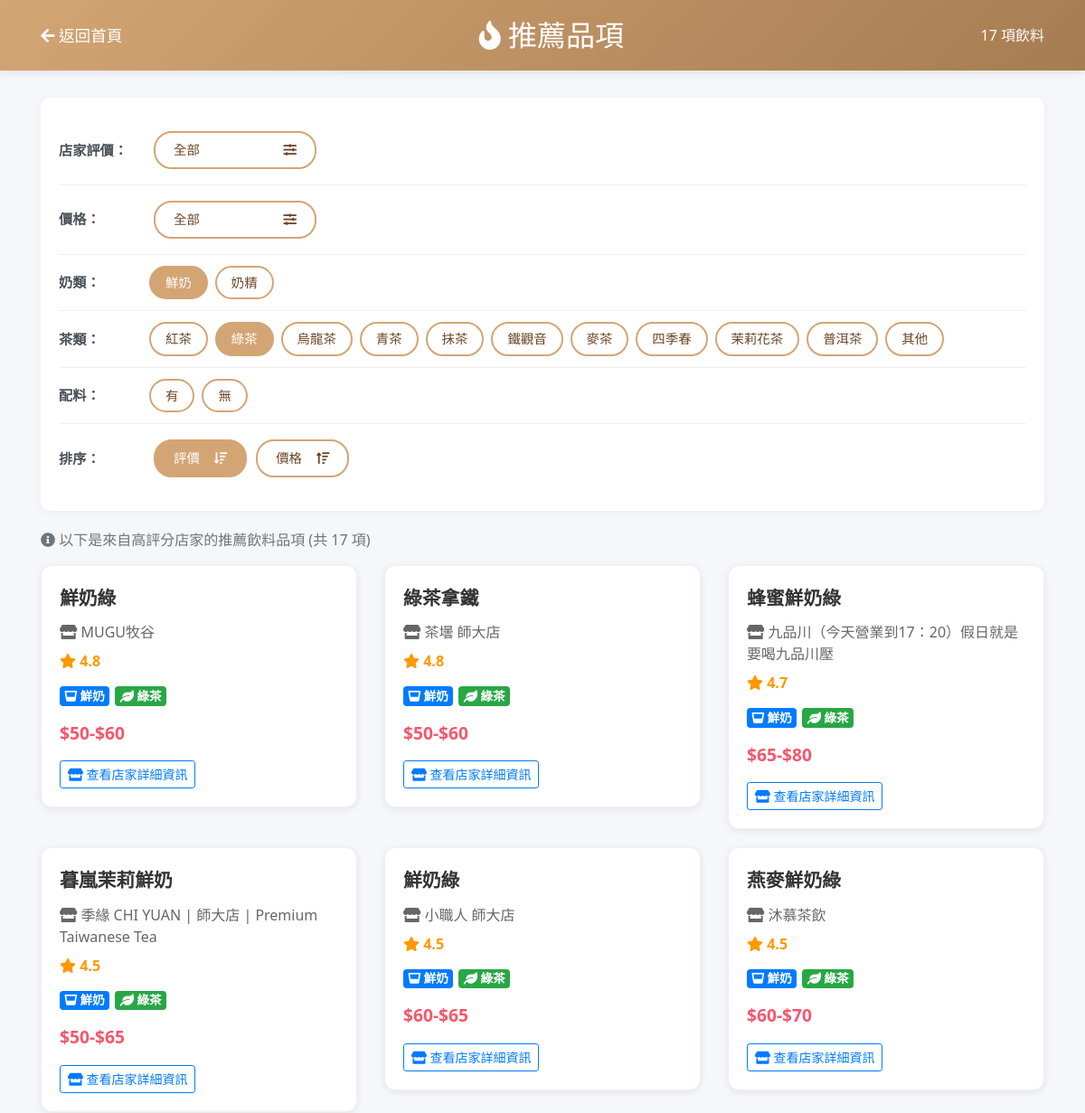
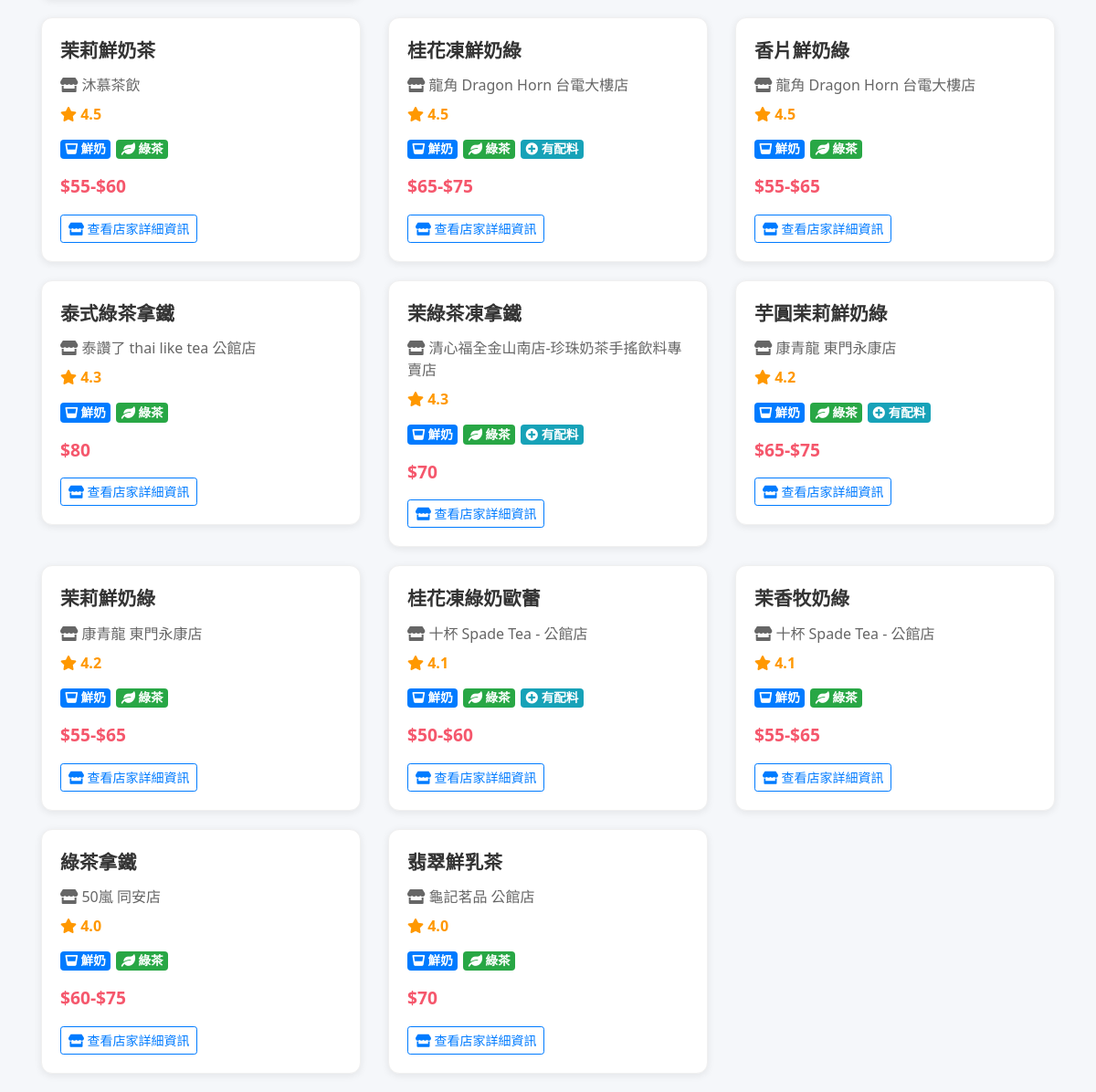
The app's page /drinks/?rating=&milk_type=fresh_milk&price=&tea_type=green_tea&topping=&sort=rating_desc, older data (2 pictures, top to bottom).
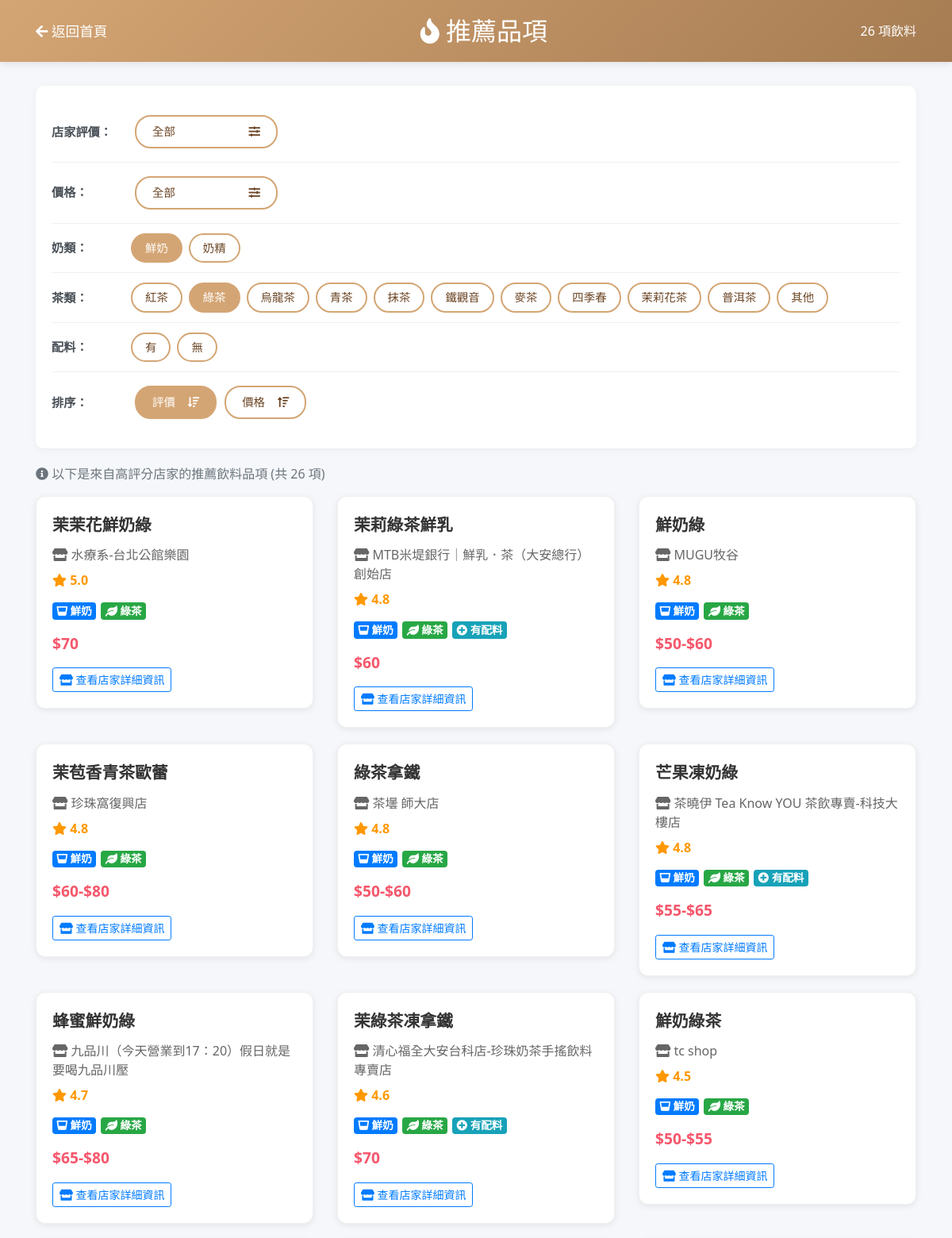
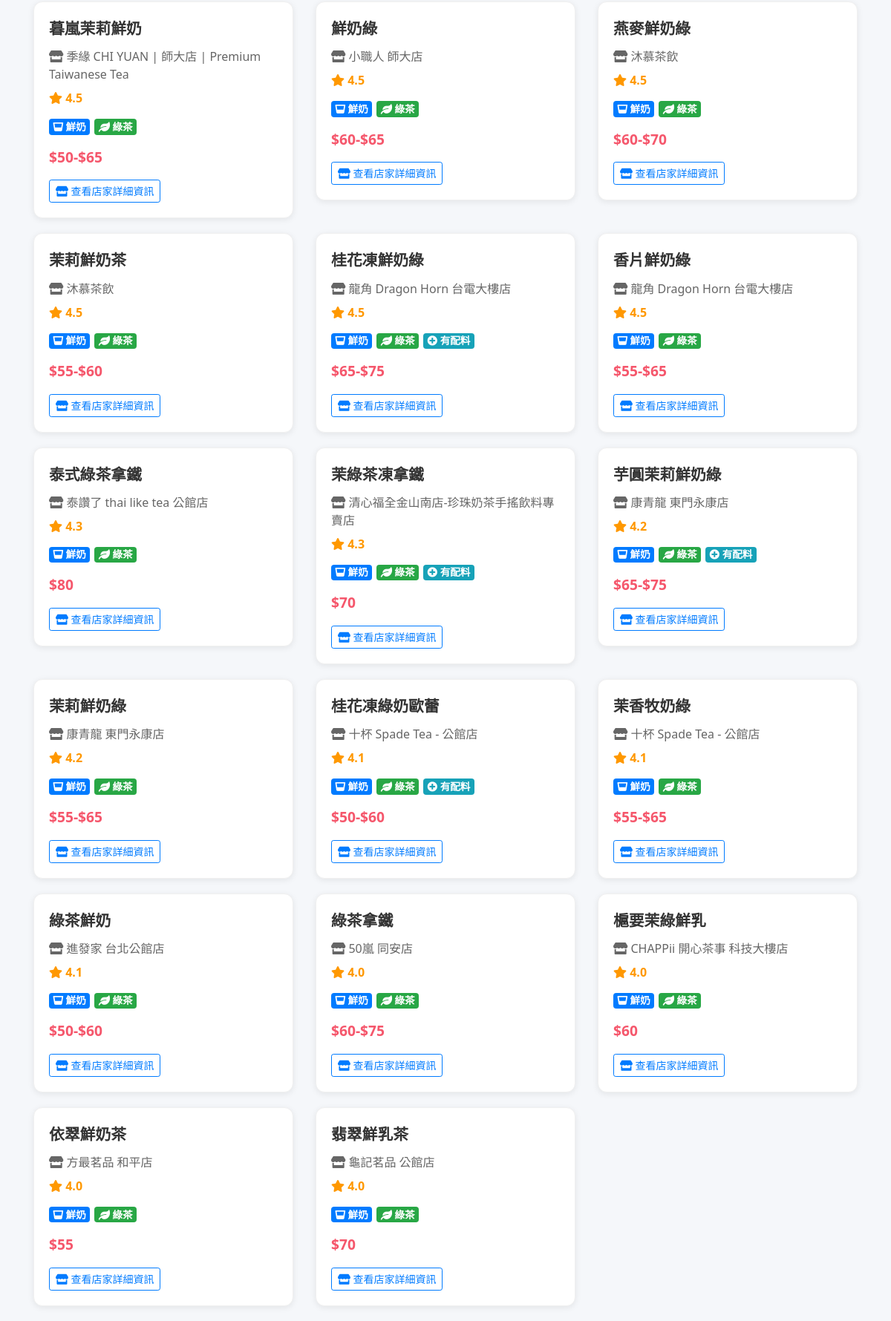
The same page, newer data (2 pictures, top to bottom).
### polls/models.py (models this page shows, shortened)
class Drink(models.Model):
    MILK_TYPE_CHOICES = [
        ('creamer', '奶精'),
        ('fresh_milk', '鮮奶'),
    ]
    TEA_TYPE_CHOICES = [
        ('black_tea', '紅茶'),
        ('green_tea', '綠茶'),
        ('oolong_tea', '烏龍茶'),
        ('blue_tea', '青茶'),
        ('matcha', '抹茶'),
        ('tieguanyin', '鐵觀音'),
        ('barley_tea', '麥茶'),
        ('season', '四季春'),
        ('jasmine', '茉莉花茶'),
        ('pu_erh', '普洱茶'),
        ('other', '其他')
    ]
    tea_shop = models.ForeignKey(TeaShop, on_delete=models.CASCADE, related_name='drinks', verbose_name='所屬店家')
    name = models.CharField(max_length=100, verbose_name='飲料名稱')
    description = models.TextField(blank=True, null=True, verbose_name='描述')
    milk_type = models.CharField(max_length=20, choices=MILK_TYPE_CHOICES, blank=True, null=True, verbose_name='使用奶類')
    tea_type = models.CharField(max_length=20, choices=TEA_TYPE_CHOICES, blank=True, null=True, verbose_name='茶類')
    topping = models.CharField(max_length=10, choices=[('yes', '有'), ('no', '無')], blank=True, null=True, verbose_name='配料')
    has_medium = models.BooleanField(default=False, verbose_name='有中杯')
    price_medium = models.DecimalField(max_digits=5, decimal_places=0, blank=True, null=True, verbose_name='中杯價格')
    has_large = models.BooleanField(default=False, verbose_name='有大杯')
    price_large = models.DecimalField(max_digits=5, decimal_places=0, blank=True, null=True, verbose_name='大杯價格')
    created_at = models.DateTimeField(auto_now_add=True, verbose_name='建立時間')
    class Meta:
        verbose_name = '飲料品項'
        verbose_name_plural = '飲料品項列表'
        ordering = ['tea_shop', 'name']
    def get_price_range(self):
        prices = []
        if self.has_medium and self.price_medium:
            prices.append(int(self.price_medium))
        if self.has_large and self.price_large:
            prices.append(int(self.price_large))
        if not prices:
            return "價格未定"
        min_price = min(prices)
        max_price = max(prices)
        if min_price == max_price:
            return f"${min_price}"
        return f"${min_price}-${max_price}"

class TeaShop(models.Model):
    place_id = models.CharField(max_length=200, unique=True, verbose_name='Google Place ID')
    name = models.CharField(max_length=200, verbose_name='店名')
    address = models.CharField(max_length=300, verbose_name='地址')
    phone = models.CharField(max_length=50, blank=True, null=True, verbose_name='電話')
    latitude = models.DecimalField(max_digits=10, decimal_places=7, verbose_name='緯度')
    longitude = models.DecimalField(max_digits=10, decimal_places=7, verbose_name='經度')
    rating = models.DecimalField(max_digits=2, decimal_places=1, verbose_name='評分')
    opening_hours = models.TextField(verbose_name='營業時間')
    created_at = models.DateTimeField(auto_now_add=True, verbose_name='建立時間')
    class Meta:
        verbose_name = '奶茶店'
        verbose_name_plural = '奶茶店列表'
        ordering = ['-rating', 'name']  # 按評分降冪、店名排序

### polls/views.py (the view)
# urls.py: path('drinks/', polls_views.recommended_drinks, name='recommended_drinks'),
def recommended_drinks(request):
    rating_filter = request.GET.get('rating', '')
    milk_filter = request.GET.get('milk_type', '')
    price_filter = request.GET.get('price', '')
    tea_filter = request.GET.get('tea_type', '')
    topping_filter = request.GET.get('topping', '')
    sort_by = request.GET.get('sort', 'rating_desc')  # 預設評價由高到低
    drinks = Drink.objects.select_related('tea_shop')
    if rating_filter:
        try:
            min_rating = float(rating_filter)
            drinks = drinks.filter(tea_shop__rating__gte=min_rating)
        except ValueError:
            pass
    else:
        drinks = drinks.filter(tea_shop__rating__gte=4.0)
    if milk_filter:
        drinks = drinks.filter(milk_type=milk_filter)
    if tea_filter:
        drinks = drinks.filter(tea_type=tea_filter)
    if topping_filter:
        drinks = drinks.filter(topping=topping_filter)
    drinks = list(drinks)
    if price_filter == 'under_50':
        drinks = [d for d in drinks if has_price_in_range(d, 0, 50)]
    elif price_filter == '50_80':
        drinks = [d for d in drinks if has_price_in_range(d, 50, 80)]
    elif price_filter == 'over_80':
        drinks = [d for d in drinks if has_price_in_range(d, 80, float('inf'))]
    if sort_by == 'rating_desc' or sort_by == 'rating':
        drinks = sorted(drinks, key=lambda x: x.tea_shop.rating, reverse=True)
    elif sort_by == 'rating_asc':
        drinks = sorted(drinks, key=lambda x: x.tea_shop.rating)
    elif sort_by == 'price_asc':
        drinks = sorted(drinks, key=lambda x: get_min_price(x))
    elif sort_by == 'price_desc':
        drinks = sorted(drinks, key=lambda x: get_max_price(x), reverse=True)
    context = {
        'drinks': drinks[:50],  # 限制顯示數量
        'total_count': len(drinks),
        'rating_filter': rating_filter,
        'milk_filter': milk_filter,
        'price_filter': price_filter,
        'tea_filter': tea_filter,
        'topping_filter': topping_filter,
        'sort_by': sort_by,
    }
    return render(request, 'polls/recommended_drinks.html', context)

### templates/polls/recommended_drinks.html (shortened to what this page needs)
<!DOCTYPE html>
<html lang="zh-TW">
<head>
    <link rel="stylesheet" href="https://cdn.jsdelivr.net/npm/bootstrap@4.6.2/dist/css/bootstrap.min.css">
    <link rel="stylesheet" href="https://cdnjs.cloudflare.com/ajax/libs/font-awesome/5.15.4/css/all.min.css">
</head>
<body>
    <div class="header">
        <div class="container">
            <div class="d-flex justify-content-between align-items-center">
                <a href="{% url 'home' %}" class="back-btn">
                    <i class="fas fa-arrow-left"></i> 返回首頁
                </a>
                <h1><i class="fas fa-fire"></i> 推薦品項</h1>
                <div class="text-white">
                    {{ total_count }} 項飲料
                </div>
            </div>
        </div>
    </div>
    <div class="container">
        <div class="filter-section">
            <div class="filter-row">
                <span class="filter-label">店家評價：</span>
                <button class="btn filter-btn slider-trigger" data-toggle="modal" data-target="#ratingModal">
                    <span class="current-value">
                        {% if rating_filter %}{{ rating_filter }}★以上{% else %}全部{% endif %}
                    </span>
                    <i class="fas fa-sliders-h ml-2"></i>
                </button>
            </div>
            <div class="filter-row">
                <span class="filter-label">價格：</span>
                <button class="btn filter-btn slider-trigger" data-toggle="modal" data-target="#priceModal">
                    <span class="current-value">
                        {% if price_filter == 'under_50' %}&lt;50元
                        {% elif price_filter == '50_80' %}50-80元
                        {% elif price_filter == 'over_80' %}≥80元
                        {% else %}全部{% endif %}
                    </span>
                    <i class="fas fa-sliders-h ml-2"></i>
                </button>
            </div>
            <div class="filter-row">
                <span class="filter-label">奶類：</span>
                <div class="filter-buttons-group">
                    <a href="?rating={{ rating_filter }}{% if milk_filter != 'fresh_milk' %}&milk_type=fresh_milk{% endif %}&price={{ price_filter }}&tea_type={{ tea_filter }}&topping={{ topping_filter }}&sort={{ sort_by }}#filters"
                       class="btn filter-btn {% if milk_filter == 'fresh_milk' %}active{% endif %}">
                        鮮奶
                    </a>
                    <a href="?rating={{ rating_filter }}{% if milk_filter != 'creamer' %}&milk_type=creamer{% endif %}&price={{ price_filter }}&tea_type={{ tea_filter }}&topping={{ topping_filter }}&sort={{ sort_by }}#filters"
                       class="btn filter-btn {% if milk_filter == 'creamer' %}active{% endif %}">
                        奶精
                    </a>
                </div>
            </div>
            <div class="filter-row">
                <span class="filter-label">茶類：</span>
                <div class="filter-buttons-group">
                    <a href="?rating={{ rating_filter }}&milk_type={{ milk_filter }}&price={{ price_filter }}{% if tea_filter != 'black_tea' %}&tea_type=black_tea{% endif %}&topping={{ topping_filter }}&sort={{ sort_by }}#filters"
                       class="btn filter-btn {% if tea_filter == 'black_tea' %}active{% endif %}">紅茶</a>
                    <a href="?rating={{ rating_filter }}&milk_type={{ milk_filter }}&price={{ price_filter }}{% if tea_filter != 'green_tea' %}&tea_type=green_tea{% endif %}&topping={{ topping_filter }}&sort={{ sort_by }}#filters"
                       class="btn filter-btn {% if tea_filter == 'green_tea' %}active{% endif %}">綠茶</a>
                    <a href="?rating={{ rating_filter }}&milk_type={{ milk_filter }}&price={{ price_filter }}{% if tea_filter != 'oolong_tea' %}&tea_type=oolong_tea{% endif %}&topping={{ topping_filter }}&sort={{ sort_by }}#filters"
                       class="btn filter-btn {% if tea_filter == 'oolong_tea' %}active{% endif %}">烏龍茶</a>
                    <a href="?rating={{ rating_filter }}&milk_type={{ milk_filter }}&price={{ price_filter }}{% if tea_filter != 'blue_tea' %}&tea_type=blue_tea{% endif %}&topping={{ topping_filter }}&sort={{ sort_by }}#filters"
                       class="btn filter-btn {% if tea_filter == 'blue_tea' %}active{% endif %}">青茶</a>
                    <a href="?rating={{ rating_filter }}&milk_type={{ milk_filter }}&price={{ price_filter }}{% if tea_filter != 'matcha' %}&tea_type=matcha{% endif %}&topping={{ topping_filter }}&sort={{ sort_by }}#filters"
                       class="btn filter-btn {% if tea_filter == 'matcha' %}active{% endif %}">抹茶</a>
                    <a href="?rating={{ rating_filter }}&milk_type={{ milk_filter }}&price={{ price_filter }}{% if tea_filter != 'tieguanyin' %}&tea_type=tieguanyin{% endif %}&topping={{ topping_filter }}&sort={{ sort_by }}#filters"
                       class="btn filter-btn {% if tea_filter == 'tieguanyin' %}active{% endif %}">鐵觀音</a>
                    <a href="?rating={{ rating_filter }}&milk_type={{ milk_filter }}&price={{ price_filter }}{% if tea_filter != 'barley_tea' %}&tea_type=barley_tea{% endif %}&topping={{ topping_filter }}&sort={{ sort_by }}#filters"
                       class="btn filter-btn {% if tea_filter == 'barley_tea' %}active{% endif %}">麥茶</a>
                    <a href="?rating={{ rating_filter }}&milk_type={{ milk_filter }}&price={{ price_filter }}{% if tea_filter != 'season' %}&tea_type=season{% endif %}&topping={{ topping_filter }}&sort={{ sort_by }}#filters"
                       class="btn filter-btn {% if tea_filter == 'season' %}active{% endif %}">四季春</a>
                    <a href="?rating={{ rating_filter }}&milk_type={{ milk_filter }}&price={{ price_filter }}{% if tea_filter != 'jasmine' %}&tea_type=jasmine{% endif %}&topping={{ topping_filter }}&sort={{ sort_by }}#filters"
                       class="btn filter-btn {% if tea_filter == 'jasmine' %}active{% endif %}">茉莉花茶</a>
                    <a href="?rating={{ rating_filter }}&milk_type={{ milk_filter }}&price={{ price_filter }}{% if tea_filter != 'pu_erh' %}&tea_type=pu_erh{% endif %}&topping={{ topping_filter }}&sort={{ sort_by }}#filters"
                       class="btn filter-btn {% if tea_filter == 'pu_erh' %}active{% endif %}">普洱茶</a>
                    <a href="?rating={{ rating_filter }}&milk_type={{ milk_filter }}&price={{ price_filter }}{% if tea_filter != 'other' %}&tea_type=other{% endif %}&topping={{ topping_filter }}&sort={{ sort_by }}#filters"
                       class="btn filter-btn {% if tea_filter == 'other' %}active{% endif %}">其他</a>
                </div>
            </div>
            <div class="filter-row">
                <span class="filter-label">配料：</span>
                <div class="filter-buttons-group">
                    <a href="?rating={{ rating_filter }}&milk_type={{ milk_filter }}&price={{ price_filter }}&tea_type={{ tea_filter }}{% if topping_filter != 'yes' %}&topping=yes{% endif %}&sort={{ sort_by }}#filters"
                       class="btn filter-btn {% if topping_filter == 'yes' %}active{% endif %}">有</a>
                    <a href="?rating={{ rating_filter }}&milk_type={{ milk_filter }}&price={{ price_filter }}&tea_type={{ tea_filter }}{% if topping_filter != 'no' %}&topping=no{% endif %}&sort={{ sort_by }}#filters"
                       class="btn filter-btn {% if topping_filter == 'no' %}active{% endif %}">無</a>
                </div>
            </div>
            <div class="filter-row">
                <span class="filter-label">排序：</span>
                <button class="btn filter-btn sort-toggle {% if not sort_by or sort_by == 'rating_desc' or sort_by == 'rating_asc' or sort_by == 'rating' %}active{% endif %}"
                        onclick="toggleSort('rating')">
                    <span>評價</span>
                    {% if sort_by == 'rating_asc' %}
                        <i class="fas fa-sort-amount-up ml-2"></i>
                    {% else %}
                        <i class="fas fa-sort-amount-down ml-2"></i>
                    {% endif %}
                </button>
                <button class="btn filter-btn sort-toggle {% if sort_by == 'price_asc' or sort_by == 'price_desc' %}active{% endif %}"
                        onclick="toggleSort('price')">
                    <span>價格</span>
                    {% if sort_by == 'price_asc' %}
                        <i class="fas fa-sort-amount-up ml-2"></i>
                    {% elif sort_by == 'price_desc' %}
                        <i class="fas fa-sort-amount-down ml-2"></i>
                    {% else %}
                        <i class="fas fa-sort-amount-up ml-2"></i>
                    {% endif %}
                </button>
            </div>
        </div>
        <div class="mb-3">
            <p class="text-muted">
                <i class="fas fa-info-circle"></i> 以下是來自高評分店家的推薦飲料品項 (共 {{ total_count }} 項)
            </p>
        </div>
        <div class="row">
            {% for drink in drinks %}
            <div class="col-md-6 col-lg-4">
                <div class="drink-card">
                    <div class="drink-name">{{ drink.name }}</div>
                    <div class="drink-shop mb-2">
                        <i class="fas fa-store"></i> {{ drink.tea_shop.name }}
                    </div>
                    <div class="shop-rating mb-3">
                        <i class="fas fa-star"></i> {{ drink.tea_shop.rating }}
                    </div>
                    <div class="mb-3" style="display: flex; flex-wrap: wrap; gap: 6px;">
                        {% if drink.milk_type %}
                        <span class="badge badge-milk-{{ drink.milk_type }}" style="font-size: 0.85rem;">
                            {% if drink.milk_type == 'creamer' %}<i class="fas fa-coffee"></i> 奶精
                            {% elif drink.milk_type == 'fresh_milk' %}<i class="fas fa-glass-whiskey"></i> 鮮奶
                            {% endif %}
                        </span>
                        {% endif %}
                        {% if drink.tea_type %}
                        <span class="badge badge-tea-{{ drink.tea_type }}" style="font-size: 0.85rem;">
                            <i class="fas fa-leaf"></i> {{ drink.get_tea_type_display }}
                        </span>
                        {% endif %}
                        {% if drink.topping == 'yes' %}
                        <span class="badge badge-info" style="font-size: 0.85rem;">
                            <i class="fas fa-plus-circle"></i> 有配料
                        </span>
                        {% endif %}
                    </div>
                    <div class="d-flex justify-content-between align-items-center">
                        <div class="drink-price">{{ drink.get_price_range }}</div>
                    </div>
                    <div class="mt-3">
                        <a href="{% url 'shop_detail' drink.tea_shop.id %}?next={{ request.get_full_path|urlencode }}"
                           class="btn btn-sm btn-outline-primary">
                            <i class="fas fa-store"></i> 查看店家詳細資訊
                        </a>
                    </div>
                </div>
            </div>
            {% empty %}
            <div class="col-12">
                <div class="alert alert-info">
                    <i class="fas fa-info-circle"></i> 目前沒有推薦品項
                </div>
            </div>
            {% endfor %}
        </div>
    </div>
</body>
</html>

Row changes from the older to the newer data that the page shows:
added Drink: name "茉茉花鮮奶綠", tea_shop.name "水療系-台北公館樂園", tea_shop.rating "5.0", milk_type "fresh_milk" (drawn), tea_type "綠茶", get_price_range "$70"
added Drink: name "茉莉綠茶鮮乳", tea_shop.name "MTB米堤銀行｜鮮乳．茶（大安總行）創始店", tea_shop.rating "4.8", milk_type "fresh_milk" (drawn), tea_type "綠茶", topping "yes" (drawn), get_price_range "$60"
added Drink: name "茉苞香青茶歐蕾", tea_shop.name "珍珠窩復興店", tea_shop.rating "4.8", milk_type "fresh_milk" (drawn), tea_type "綠茶", get_price_range "$60-$80"
added Drink: name "芒果凍奶綠", tea_shop.name "茶曉伊 Tea Know YOU 茶飲專賣-科技大樓店", tea_shop.rating "4.8", milk_type "fresh_milk" (drawn), tea_type "綠茶", topping "yes" (drawn), get_price_range "$55-$65"
added Drink: name "茉綠茶凍拿鐵", tea_shop.name "清心福全大安台科店-珍珠奶茶手搖飲料專賣店", tea_shop.rating "4.6", milk_type "fresh_milk" (drawn), tea_type "綠茶", topping "yes" (drawn), get_price_range "$70"
added Drink: name "鮮奶綠茶", tea_shop.name "tc shop", tea_shop.rating "4.5", milk_type "fresh_milk" (drawn), tea_type "綠茶", get_price_range "$50-$55"
added Drink: name "綠茶鮮奶", tea_shop.name "進發家 台北公館店", tea_shop.rating "4.1", milk_type "fresh_milk" (drawn), tea_type "綠茶", get_price_range "$50-$60"
added Drink: name "槴要茉綠鮮乳", tea_shop.name "CHAPPii 開心茶事 科技大樓店", tea_shop.rating "4.0", milk_type "fresh_milk" (drawn), tea_type "綠茶", get_price_range "$60"
added Drink: name "依翠鮮奶茶", tea_shop.name "方最茗品 和平店", tea_shop.rating "4.0", milk_type "fresh_milk" (drawn), tea_type "綠茶", get_price_range "$55"
Text that changed along with them:
{{ total_count }}: "17" → "26"
